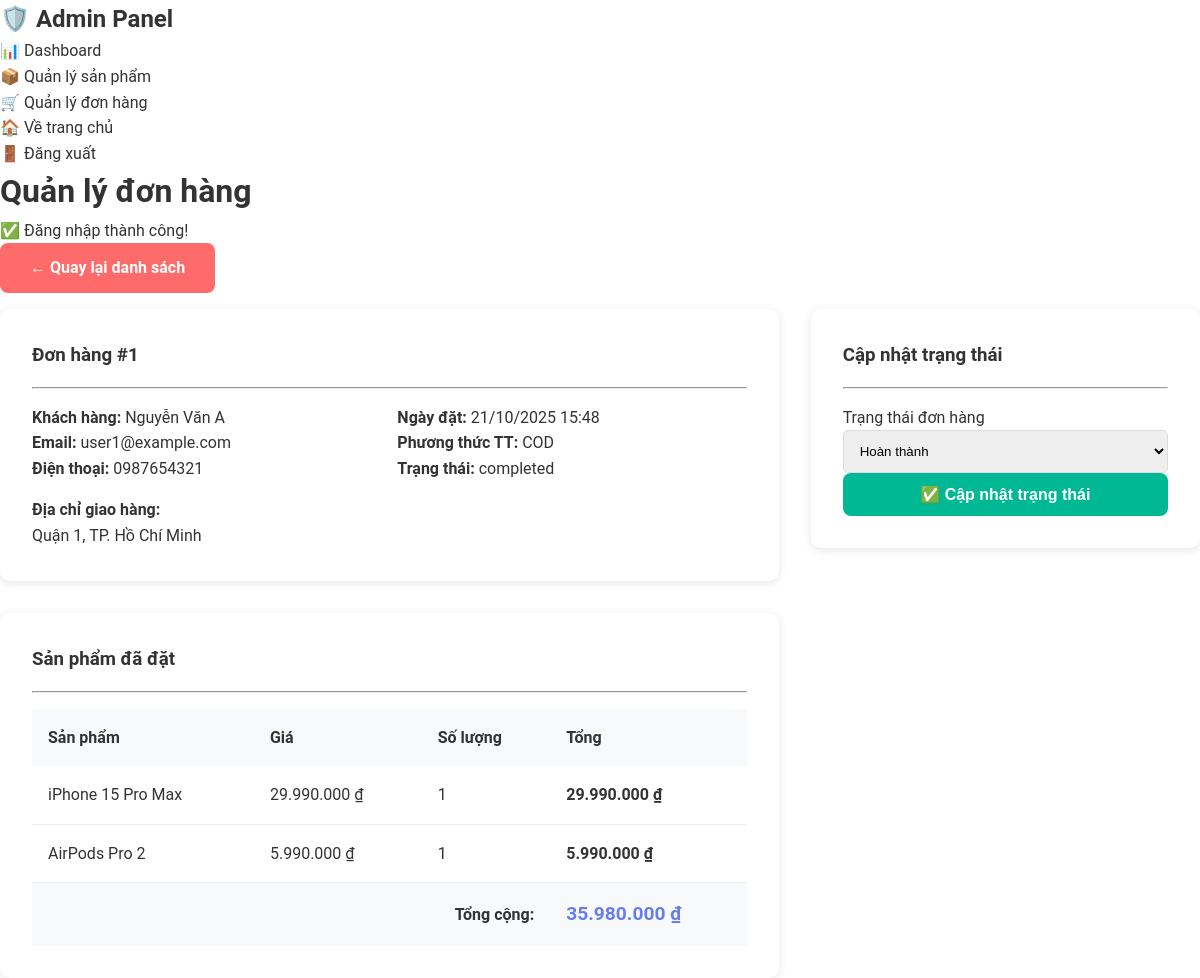
Screenshot of /admin/orders.php?view=1 (signed in) with the database file from the repository.
### tables this page shows
CREATE TABLE `orders` (
  `id` int(11) NOT NULL AUTO_INCREMENT,
  `user_id` int(11) NOT NULL,
  `full_name` varchar(100) NOT NULL,
  `email` varchar(100) NOT NULL,
  `phone` varchar(20) NOT NULL,
  `address` text NOT NULL,
  `total_amount` decimal(10,2) NOT NULL,
  `status` enum('pending','processing','shipping','completed','cancelled') DEFAULT 'pending',
  `payment_method` varchar(50) DEFAULT 'COD',
  `notes` text DEFAULT NULL,
  `created_at` timestamp NOT NULL DEFAULT current_timestamp(),
  `updated_at` timestamp NOT NULL DEFAULT current_timestamp() ON UPDATE current_timestamp(),
  PRIMARY KEY (`id`),
  KEY `user_id` (`user_id`),
  CONSTRAINT `orders_ibfk_1` FOREIGN KEY (`user_id`) REFERENCES `users` (`id`) ON DELETE CASCADE
);

CREATE TABLE `order_items` (
  `id` int(11) NOT NULL AUTO_INCREMENT,
  `order_id` int(11) NOT NULL,
  `product_id` int(11) NOT NULL,
  `product_name` varchar(200) NOT NULL,
  `price` decimal(10,2) NOT NULL,
  `quantity` int(11) NOT NULL,
  `subtotal` decimal(10,2) NOT NULL,
  PRIMARY KEY (`id`),
  KEY `order_id` (`order_id`),
  KEY `product_id` (`product_id`),
  CONSTRAINT `order_items_ibfk_1` FOREIGN KEY (`order_id`) REFERENCES `orders` (`id`) ON DELETE CASCADE,
  CONSTRAINT `order_items_ibfk_2` FOREIGN KEY (`product_id`) REFERENCES `products` (`id`) ON DELETE CASCADE
);

### includes/config.php (called while the page is built, shortened)
<?php
function get_message() {
    if (isset($_SESSION['message'])) {
        $message = $_SESSION['message'];
        $type = $_SESSION['message_type'];
        return ['message' => $message, 'type' => $type];
    }
    return null;
}
function format_currency($number) {
    return number_format($number, 0, ',', '.') . ' ₫';
}
function get_order_status_badge($status) {
    $badges = [
        'pending' => '<span class="badge badge-warning">Chờ xử lý</span>',
        'processing' => '<span class="badge badge-info">Đang xử lý</span>',
        'shipping' => '<span class="badge badge-primary">Đang giao</span>',
        'completed' => '<span class="badge badge-success">Hoàn thành</span>',
        'cancelled' => '<span class="badge badge-danger">Đã hủy</span>'
    ];
    return $badges[$status] ?? $status;
}
?>

### admin/orders.php (the view, shortened to what this page needs)
<?php
require_once '../includes/config.php';
$status_filter = isset($_GET['status']) ? clean_input($_GET['status']) : '';
$where = "1=1";
$sql = "SELECT o.*, u.username FROM orders o
        LEFT JOIN users u ON o.user_id = u.id
        WHERE $where
        ORDER BY o.created_at DESC";
$orders = $conn->query($sql);
$order_detail = null;
$order_items = null;
if (isset($_GET['view'])) {
    $view_id = (int)$_GET['view'];
    $sql = "SELECT o.*, u.username FROM orders o
            LEFT JOIN users u ON o.user_id = u.id
            WHERE o.id = $view_id";
    $result = $conn->query($sql);
    if ($result && $result->num_rows > 0) {
        $order_detail = $result->fetch_assoc();
        $sql = "SELECT * FROM order_items WHERE order_id = $view_id";
        $order_items = $conn->query($sql);
    }
}
?>
<!DOCTYPE html>
<html lang="vi">
<head>
    <link rel="stylesheet" href="../css/style.css">
</head>
<body>
    <div class="admin-container">
        <aside class="admin-sidebar">
            <h2>🛡️ Admin Panel</h2>
            <ul>
                <li><a href="index.php">📊 Dashboard</a></li>
                <li><a href="products.php">📦 Quản lý sản phẩm</a></li>
                <li><a href="orders.php" class="active">🛒 Quản lý đơn hàng</a></li>
                <li><a href="../index.php">🏠 Về trang chủ</a></li>
                <li><a href="logout.php">🚪 Đăng xuất</a></li>
            </ul>
        </aside>
        <main class="admin-content">
            <div class="admin-header">
                <h1>Quản lý đơn hàng</h1>
            </div>
            <?php
            $message = get_message();
            if ($message): ?>
                <div class="alert alert-<?php echo $message['type'] === 'success' ? 'success' : 'error'; ?>">
                    <?php echo $message['message']; ?>
                </div>
            <?php endif; ?>
            <?php if (!$order_detail): ?>
                <div style="background: white; padding: 1.5rem; border-radius: 10px; box-shadow: 0 2px 10px rgba(0,0,0,0.1); margin-bottom: 2rem;">
                    <form method="GET" action="" style="display: flex; gap: 1rem; align-items: center;">
                        <label>Lọc theo trạng thái:</label>
                        <select name="status" style="padding: 0.5rem; border: 1px solid #ddd; border-radius: 5px;">
                            <option value="">Tất cả</option>
                            <option value="pending" <?php echo $status_filter == 'pending' ? 'selected' : ''; ?>>Chờ xử lý</option>
                            <option value="processing" <?php echo $status_filter == 'processing' ? 'selected' : ''; ?>>Đang xử lý</option>
                            <option value="shipping" <?php echo $status_filter == 'shipping' ? 'selected' : ''; ?>>Đang giao</option>
                            <option value="completed" <?php echo $status_filter == 'completed' ? 'selected' : ''; ?>>Hoàn thành</option>
                            <option value="cancelled" <?php echo $status_filter == 'cancelled' ? 'selected' : ''; ?>>Đã hủy</option>
                        </select>
                        <button type="submit" class="btn btn-primary">Lọc</button>
                    </form>
                </div>
                <div style="background: white; padding: 2rem; border-radius: 10px; box-shadow: 0 2px 10px rgba(0,0,0,0.1);">
                    <h3>Danh sách đơn hàng</h3>
                    <hr style="margin: 1rem 0;">
                    <?php if ($orders && $orders->num_rows > 0): ?>
                        <div style="overflow-x: auto;">
                            <table style="width: 100%; border-collapse: collapse;">
                                <thead>
                                    <tr style="background: #f8f9fa;">
                                        <th style="padding: 1rem; text-align: left;">Mã ĐH</th>
                                        <th style="padding: 1rem; text-align: left;">Khách hàng</th>
                                        <th style="padding: 1rem; text-align: left;">Điện thoại</th>
                                        <th style="padding: 1rem; text-align: left;">Tổng tiền</th>
                                        <th style="padding: 1rem; text-align: left;">Trạng thái</th>
                                        <th style="padding: 1rem; text-align: left;">Ngày đặt</th>
                                        <th style="padding: 1rem; text-align: left;">Thao tác</th>
                                    </tr>
                                </thead>
                                <tbody>
                                    <?php while ($order = $orders->fetch_assoc()): ?>
                                        <tr style="border-bottom: 1px solid #eee;">
                                            <td style="padding: 1rem;"><strong>#<?php echo $order['id']; ?></strong></td>
                                            <td style="padding: 1rem;"><?php echo htmlspecialchars($order['full_name']); ?></td>
                                            <td style="padding: 1rem;"><?php echo htmlspecialchars($order['phone']); ?></td>
                                            <td style="padding: 1rem;"><strong><?php echo format_currency($order['total_amount']); ?></strong></td>
                                            <td style="padding: 1rem;"><?php echo get_order_status_badge($order['status']); ?></td>
                                            <td style="padding: 1rem;"><?php echo date('d/m/Y H:i', strtotime($order['created_at'])); ?></td>
                                            <td style="padding: 1rem;">
                                                <a href="orders.php?view=<?php echo $order['id']; ?>"
                                                   class="btn btn-primary" style="padding: 0.5rem 1rem;">👁️ Xem</a>
                                            </td>
                                        </tr>
                                    <?php endwhile; ?>
                                </tbody>
                            </table>
                        </div>
                    <?php else: ?>
                        <p style="text-align: center; color: #999;">Không có đơn hàng nào</p>
                    <?php endif; ?>
                </div>
            <?php else: ?>
                <div style="margin-bottom: 1rem;">
                    <a href="orders.php" class="btn btn-primary">← Quay lại danh sách</a>
                </div>
                <div style="display: grid; grid-template-columns: 2fr 1fr; gap: 2rem;">
                    <div>
                        <div style="background: white; padding: 2rem; border-radius: 10px; box-shadow: 0 2px 10px rgba(0,0,0,0.1); margin-bottom: 2rem;">
                            <h3>Đơn hàng #<?php echo $order_detail['id']; ?></h3>
                            <hr style="margin: 1rem 0;">
                            <div style="display: grid; grid-template-columns: 1fr 1fr; gap: 1rem;">
                                <div>
                                    <p><strong>Khách hàng:</strong> <?php echo htmlspecialchars($order_detail['full_name']); ?></p>
                                    <p><strong>Email:</strong> <?php echo htmlspecialchars($order_detail['email']); ?></p>
                                    <p><strong>Điện thoại:</strong> <?php echo htmlspecialchars($order_detail['phone']); ?></p>
                                </div>
                                <div>
                                    <p><strong>Ngày đặt:</strong> <?php echo date('d/m/Y H:i', strtotime($order_detail['created_at'])); ?></p>
                                    <p><strong>Phương thức TT:</strong> <?php echo $order_detail['payment_method']; ?></p>
                                    <p><strong>Trạng thái:</strong> <?php echo get_order_status_badge($order_detail['status']); ?></p>
                                </div>
                            </div>
                            <p style="margin-top: 1rem;"><strong>Địa chỉ giao hàng:</strong><br>
                            <?php echo nl2br(htmlspecialchars($order_detail['address'])); ?></p>
                        </div>
                        <div style="background: white; padding: 2rem; border-radius: 10px; box-shadow: 0 2px 10px rgba(0,0,0,0.1);">
                            <h3>Sản phẩm đã đặt</h3>
                            <hr style="margin: 1rem 0;">
                            <table style="width: 100%; border-collapse: collapse;">
                                <thead>
                                    <tr style="background: #f8f9fa;">
                                        <th style="padding: 1rem; text-align: left;">Sản phẩm</th>
                                        <th style="padding: 1rem; text-align: left;">Giá</th>
                                        <th style="padding: 1rem; text-align: left;">Số lượng</th>
                                        <th style="padding: 1rem; text-align: left;">Tổng</th>
                                    </tr>
                                </thead>
                                <tbody>
                                    <?php while ($item = $order_items->fetch_assoc()): ?>
                                        <tr style="border-bottom: 1px solid #eee;">
                                            <td style="padding: 1rem;"><?php echo htmlspecialchars($item['product_name']); ?></td>
                                            <td style="padding: 1rem;"><?php echo format_currency($item['price']); ?></td>
                                            <td style="padding: 1rem;"><?php echo $item['quantity']; ?></td>
                                            <td style="padding: 1rem;"><strong><?php echo format_currency($item['subtotal']); ?></strong></td>
                                        </tr>
                                    <?php endwhile; ?>
                                    <tr style="background: #f8f9fa; font-weight: bold;">
                                        <td colspan="3" style="padding: 1rem; text-align: right;">Tổng cộng:</td>
                                        <td style="padding: 1rem; color: #667eea; font-size: 1.2rem;">
                                            <?php echo format_currency($order_detail['total_amount']); ?>
                                        </td>
                                    </tr>
                                </tbody>
                            </table>
                        </div>
                    </div>
                    <div>
                        <div style="background: white; padding: 2rem; border-radius: 10px; box-shadow: 0 2px 10px rgba(0,0,0,0.1); position: sticky; top: 20px;">
                            <h3>Cập nhật trạng thái</h3>
                            <hr style="margin: 1rem 0;">
                            <form method="POST" action="">
                                <div class="form-group">
                                    <label>Trạng thái đơn hàng</label>
                                    <select name="status" style="width: 100%; padding: 0.75rem; border: 1px solid #ddd; border-radius: 5px;">
                                        <option value="completed" <?php echo $order_detail['status'] == 'completed' ? 'selected' : ''; ?>>Hoàn thành</option>
                                    </select>
                                </div>
                                <button type="submit" name="update_status" class="btn btn-success" style="width: 100%;">
                                    ✅ Cập nhật trạng thái
                                </button>
                            </form>
                        </div>
                    </div>
                </div>
            <?php endif; ?>
        </main>
    </div>
</body>
</html>

### css/style.css (style rules this page uses)
:root { --primary-color: #ff6b6b; --secondary-color: #4ecdc4; --dark-color: #2d3436; --light-color: #f8f9fa; --text-color: #333; --border-color: #e0e0e0; --success-color: #00b894; --warning-color: #fdcb6e; --danger-color: #d63031; --transition: all 0.3s ease; }
* { margin: 0; padding: 0; box-sizing: border-box; }
body { font-family: 'Roboto', 'Segoe UI', Tahoma, Geneva, Verdana, sans-serif; line-height: 1.6; color: var(--text-color); background-color: #fff; }
a { text-decoration: none; color: inherit; transition: var(--transition); }
.btn { display: inline-block; padding: 12px 30px; border-radius: 8px; font-weight: 600; text-align: center; cursor: pointer; border: none; transition: var(--transition); font-size: 1rem; }
.btn-primary { background: var(--primary-color); color: #fff; }
.btn-success { background: var(--success-color); color: #fff; }

### rows the page displays
orders: id "1", full_name "Nguyễn Văn A", email "user1@example.com", phone "0987654321", created_at "21/10/2025 15:48", payment_method "COD", status "completed", address "Quận 1, TP. Hồ Chí Minh", total_amount "35.980.000 ₫", status "Hoàn thành"
order_items: product_name "iPhone 15 Pro Max", price "29.990.000 ₫", quantity "1", subtotal "29.990.000 ₫"
order_items: product_name "AirPods Pro 2", price "5.990.000 ₫", quantity "1", subtotal "5.990.000 ₫"

### other values shown
$message['message'] "✅ Đăng nhập thành công!"
